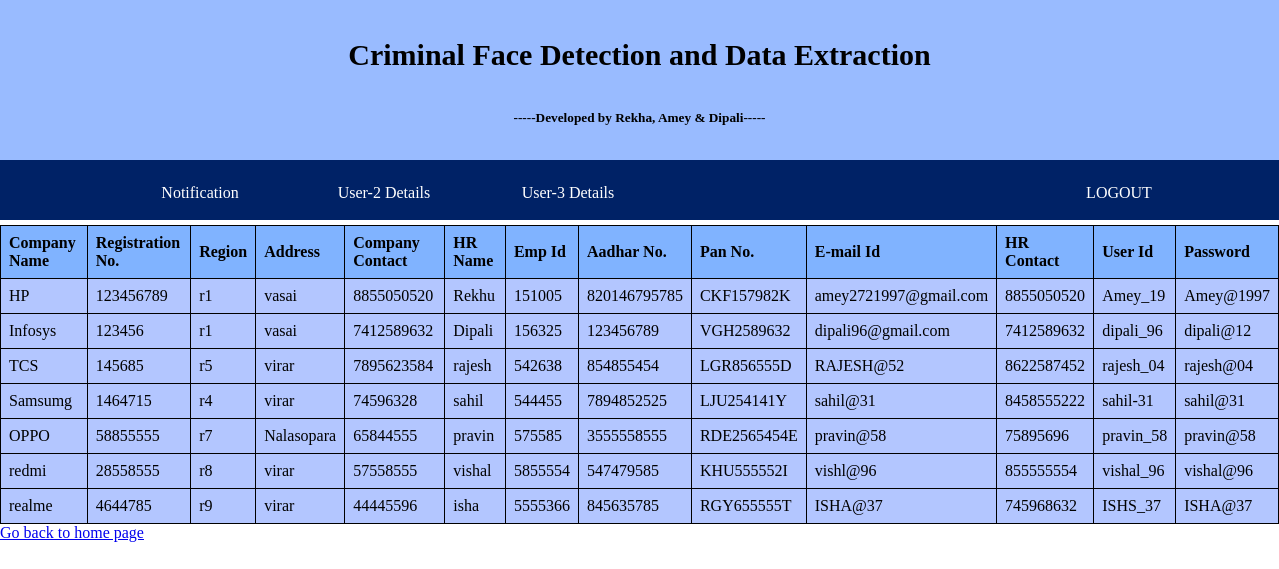
Screenshot of /admin_user3det with the database file from the repository.
### tables this page shows
CREATE TABLE company_reg ( `name_of_comp` TEXT, `reg_no` INTEGER, `region` TEXT, `address_comp` TEXT, `ps_phone` INTEGER, `hr_name` TEXT, `emp_id` INTEGER, `hr_aadhar` INTEGER, `hr_pan` INTEGER, `hr_email` TEXT, `hr_mob_no` NUMERIC, `head_user_id` TEXT, `head_pass` TEXT, `head_pass2` TEXT );

### app.py (the view)
@app.route('/admin_user3det')
def list():
    con = sqlite3.connect("database.db")
    con.row_factory = sqlite3.Row
    cur = con.cursor()
    cur.execute("select * from company_reg")
    rows = cur.fetchall();
    return render_template("admin_user3det.html", rows=rows)

### templates/admin_user3det.html
{% extends 'layout.html' %}
{% block content %}
      <table border = 1>
         <thead>
            <th>Company Name</th>
            <th>Registration No.</th>
            <th>Region</th>
            <th>Address</th>
            <th>Company Contact</th>
            <th>HR Name</th>
            <th>Emp Id</th>
            <th>Aadhar No.</th>
            <th>Pan No.</th>
            <th>E-mail Id</th>
            <th>HR Contact</th>
            <th>User Id</th>
            <th>Password</th>
         </thead>
         {% for row in rows %}
            <tr>
               <td>{{row["name_of_comp"]}}</td>
               <td>{{row["reg_no"]}}</td>
               <td> {{ row["region"]}}</td>
               <td>{{row['address_comp']}}</td>
                <td>{{row["ps_phone"]}}</td>
               <td>{{row["hr_name"]}}</td>
               <td> {{ row["emp_id"]}}</td>
               <td>{{row['hr_aadhar']}}</td>
                <td>{{row["hr_pan"]}}</td>
               <td>{{row["hr_email"]}}</td>
               <td> {{ row["hr_mob_no"]}}</td>
               <td>{{row['head_user_id']}}</td>
                <td> {{ row["head_pass"]}}</td>
            </tr>
         {% endfor %}
      </table>
      <a href = "/home">Go back to home page</a>
{% endblock %}

### templates/layout.html (shortened to what this page needs)
<!DOCTYPE html>
	<div class="d1">
		<h1>Criminal Face Detection and Data Extraction</h1>
		<h5>-----Developed by Rekha, Amey & Dipali-----</h5>
	</div>
	<div class="d2">
		<ul >
			<li><a href="/admin_home">Notification</a></li>
			<li><a href="/admin_user2det">User-2 Details</a></li>
			<li><a href="/admin_user3det">User-3 Details</a></li>
			<li style="float:right; margin-right:70px; color:black"><a href="/logout">LOGOUT</a> </li>
		</ul>
	</div>
<section>
     {% block content %}{% endblock %}
</section>

### templates/layout.html (style rules this page uses)
* { margin:0; }
.d1 { width:100%; height:160px; background-color:#99bbff; color:black; }
h1 { text-align:center; line-height:110px; font-size:30px; text-decoration:bold; }
h5 { text-align:center; }
.d2 { width:100%; height:60px; background-color:#002266; color:white; line-height:65px; }
ul { margin-left:70px; display:block; }
ul li { display:inline-block; width:180px; text-align:center; }
ul li a { display:block; color:white; text-decoration:none; }
table { border: 1px solid black; border-collapse: collapse; width: 100%; }
tr,td { border: 1px solid black; border-collapse: collapse; text-align: left; padding: 8px; background-color: #b3c6ff; }
th { background-color: #80b3ff; color:black; padding: 8px; }

### rows the page displays
company_reg: name_of_comp "HP", reg_no "123456789", region "r1", address_comp "vasai", ps_phone "8855050520", hr_name "Rekhu", emp_id "151005", hr_aadhar "820146795785", hr_pan "CKF157982K", hr_email "amey2721997@gmail.com", hr_mob_no "8855050520", head_user_id "Amey_19", head_pass "Amey@1997"
company_reg: name_of_comp "Infosys", reg_no "123456", region "r1", address_comp "vasai", ps_phone "7412589632", hr_name "Dipali", emp_id "156325", hr_aadhar "123456789", hr_pan "VGH2589632", hr_email "dipali96@gmail.com", hr_mob_no "7412589632", head_user_id "dipali_96", head_pass "dipali@12"
company_reg: name_of_comp "TCS", reg_no "145685", region "r5", address_comp "virar", ps_phone "7895623584", hr_name "rajesh", emp_id "542638", hr_aadhar "854855454", hr_pan "LGR856555D", hr_email "RAJESH@52", hr_mob_no "8622587452", head_user_id "rajesh_04", head_pass "rajesh@04"
company_reg: name_of_comp "Samsumg", reg_no "1464715", region "r4", address_comp "virar", ps_phone "74596328", hr_name "sahil", emp_id "544455", hr_aadhar "7894852525", hr_pan "LJU254141Y", hr_email "sahil@31", hr_mob_no "8458555222", head_user_id "sahil-31", head_pass "sahil@31"
company_reg: name_of_comp "OPPO", reg_no "58855555", region "r7", address_comp "Nalasopara", ps_phone "65844555", hr_name "pravin", emp_id "575585", hr_aadhar "3555558555", hr_pan "RDE2565454E", hr_email "pravin@58", hr_mob_no "75895696", head_user_id "pravin_58", head_pass "pravin@58"
company_reg: name_of_comp "redmi", reg_no "28558555", region "r8", address_comp "virar", ps_phone "57558555", hr_name "vishal", emp_id "5855554", hr_aadhar "547479585", hr_pan "KHU555552I", hr_email "vishl@96", hr_mob_no "855555554", head_user_id "vishal_96", head_pass "vishal@96"
company_reg: name_of_comp "realme", reg_no "4644785", region "r9", address_comp "virar", ps_phone "44445596", hr_name "isha", emp_id "5555366", hr_aadhar "845635785", hr_pan "RGY655555T", hr_email "ISHA@37", hr_mob_no "745968632", head_user_id "ISHS_37", head_pass "ISHA@37"
